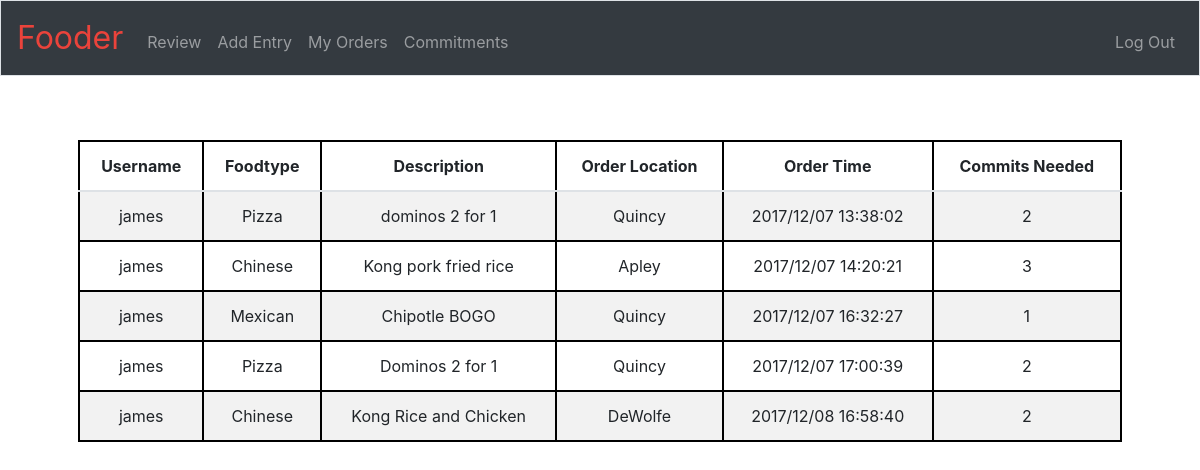
The app's page /myorders (signed in) with its own data.
### tables this page shows
CREATE TABLE 'orders' ('userid' INTEGER, 'orderid' INTEGER PRIMARY KEY AUTOINCREMENT NOT NULL, 'geolocation' TEXT, 'description' TEXT, 'link' TEXT, 'piclocation' INTEGER,'datetime' INTEGER, 'commits' INTEGER, 'foodtype' TEXT, 'unixtime' INTEGER);

CREATE TABLE 'users' ('userid' INTEGER PRIMARY KEY AUTOINCREMENT NOT NULL, 'username' TEXT NOT NULL, 'hash' TEXT NOT NULL, 'email' TEXT, 'venmo' TEXT, 'firstname' TEXT, 'lastname' TEXT, 'phone' TEXT, 'confirmed' INTEGER DEFAULT 0,'confcode' TEXT,'rating' INTEGER DEFAULT 5,'counter' INTEGER DEFAULT 1);

### application.py (the view)
@app.route("/myorders")
@login_required
def myorders():
    rows = db.execute("SELECT * FROM users WHERE userid=:userid", userid=session["user_id"])
    confirmation = rows[0]["confirmed"]
    if confirmation == 0:
        return redirect("/confirm")
    orders = db.execute("Select orderid from orders Where userid=:userid", userid = session["user_id"])
    for order in orders:
        order["username"] = db.execute("Select username From info Where orderid=:orderid", orderid=order["orderid"])[0]["username"]
        order["foodtype"] = db.execute("Select foodtype From info Where orderid=:orderid", orderid=order["orderid"])[0]["foodtype"]
        order["description"] = db.execute("Select description From info Where orderid=:orderid", orderid=order["orderid"])[0]["description"]#orders.description
        order["location"] = db.execute("Select geolocation From info Where orderid=:orderid", orderid=order["orderid"])[0]["geolocation"]
        order["commits"] = db.execute("Select commits From info Where orderid=:orderid", orderid=order["orderid"])[0]["commits"]
        order["time"] = db.execute("Select datetime From info Where orderid=:orderid", orderid=order["orderid"])[0]["datetime"]#orders.datetime
        order["email"] = db.execute("SELECT users.email FROM users INNER JOIN info ON users.username = info.username WHERE info.orderid=:orderid", orderid=order["orderid"])[0]["email"]
        order["venmo"] = db.execute("SELECT users.venmo FROM users INNER JOIN info ON users.username = info.username WHERE info.orderid=:orderid", orderid=order["orderid"])[0]["venmo"]
        order["phone"] = db.execute("SELECT users.phone FROM users INNER JOIN info ON users.username = info.username WHERE info.orderid=:orderid", orderid=order["orderid"])[0]["phone"]
        order["commits"] = db.execute("SELECT commits FROM info WHERE orderid=:orderid", orderid=order["orderid"])[0]["commits"]
    return render_template("myorders.html", orders=orders)

### application.py (called while the page is built)
@app.after_request
def after_request(response):
    response.headers["Cache-Control"] = "no-cache, no-store, must-revalidate"
    response.headers["Expires"] = 0
    response.headers["Pragma"] = "no-cache"
    return response

### helpers.py (called while the page is built)
def login_required(f):
    @wraps(f)
    def decorated_function(*args, **kwargs):
        if session.get("user_id") is None:
            return redirect("/login")
        return f(*args, **kwargs)
    return decorated_function

### templates/myorders.html (shortened to what this page needs)
{% extends "layout.html" %}
{% block main %}
    <table class="table table-striped">
        <thead>
            <tr>
                <th>Username</th>
                <th>Foodtype</th>
                <th>Description</th>
                <th>Order Location</th>
                <th>Order Time</th>
                <th>Commits Needed</th>
            </tr>
        </thead>
        <tbody>
                {% for order in orders %}
                <p>
                <tr>
                    <td> {{order.username}} </td>
                    <td> {{order.foodtype}} </td>
                    <td> {{order.description}} </td>
                    <td> {{order.location}} </td>
                    <td> {{order.time}}</td>
                    <td> {{order.commits}} </td>
                </tr>
                </p>
                {% endfor %}
        </tbody>
    </table>
{% endblock %}

### templates/myorders.html (style rules this page uses)
table, th, td { border: 2px solid black; border-collapse: collapse; }

### records on screen
orders: username "james", foodtype "Pizza", description "dominos 2 for 1", location "Quincy", time "2017/12/07 13:38:02", commits "2"
orders: username "james", foodtype "Chinese", description "Kong pork fried rice", location "Apley", time "2017/12/07 14:20:21", commits "3"
orders: username "james", foodtype "Mexican", description "Chipotle BOGO", location "Quincy", time "2017/12/07 16:32:27", commits "1"
orders: username "james", foodtype "Pizza", description "Dominos 2 for 1", location "Quincy", time "2017/12/07 17:00:39", commits "2"
orders: username "james", foodtype "Chinese", description "Kong Rice and Chicken", location "DeWolfe", time "2017/12/08 16:58:40", commits "2"
